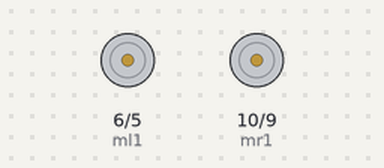
This sketch was run on a simulated Arduino Uno, built with avr-gcc and run on an emulated ATmega328P. Shown: motor-driver pin pairs drawn as motors (green arrow = first pin HIGH = forward, orange = second pin HIGH = backward, longer = more drive).

Above: at 0.1 s.
At 5.1 s:
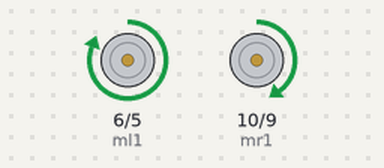
Timing chart, 0 to 6.6 s (numbered marks = the images above):
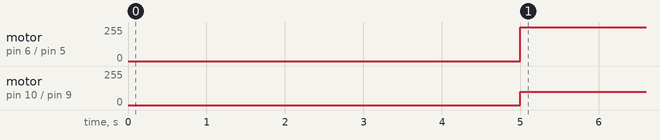

Measured:
- by itself, motor on pin 6 (ml1) / pin 5 (ml2): stopped → forward 255/255 at 5.0 s
- by itself, motor on pin 10 (mr1) / pin 9 (mr2): stopped → forward 100/255 at 5.0 s

The sketch:

carro-circulo.ino
```cpp
#define mr1 10
#define mr2 9
#define ml1 6
#define ml2 5

void setup(){
  pinMode(mr1, OUTPUT);
  pinMode(mr2, OUTPUT);
  pinMode(ml1, OUTPUT);
  pinMode(ml2, OUTPUT);
}

void loop(){
  delay(5000);
  analogWrite(mr1, 100);
  analogWrite(ml1, 255);
  digitalWrite(mr2, LOW);
  digitalWrite(ml2, LOW);

}
```
